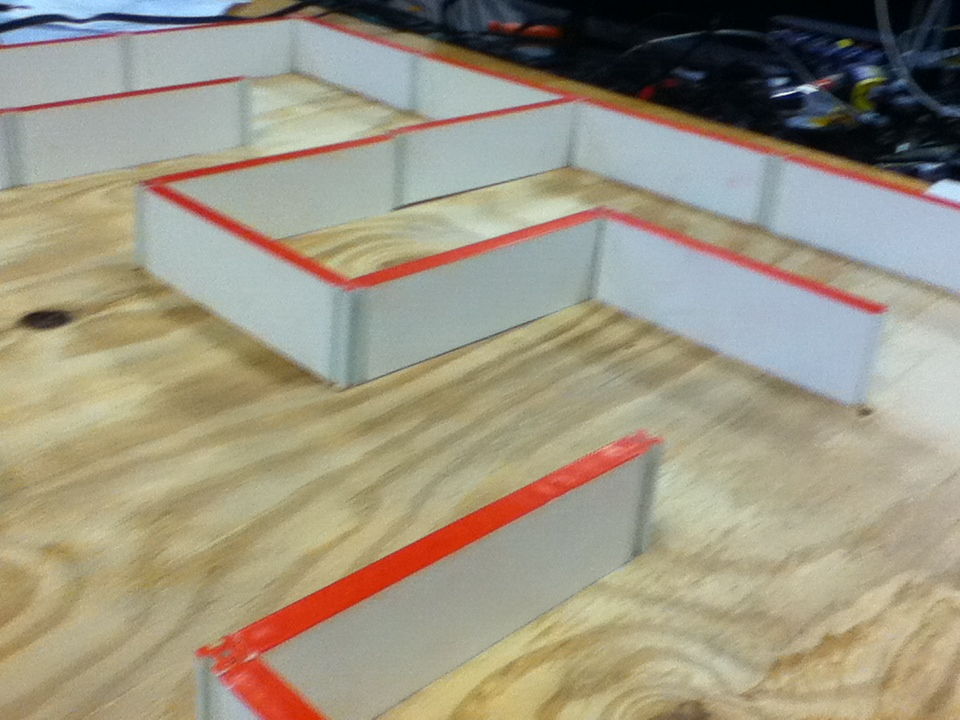
#> input picture data/m7/IMG_0293.JPG, 960 x 720 px
$ python c2.py   (older library calls are emulated)
#> lines starting #> are read from the running program, lines starting #| are printed output that depends on the picture; after the words box and inside, x2 and y2 are one past the last pixel; in counts of white or black regions, pixels touching at a corner belong together
import cv2
import numpy as np

# Get the image and convert to HSV
img = cv2.imread('../data/m7/IMG_0293.JPG',cv2.CV_LOAD_IMAGE_COLOR)
#> img is the input picture: shape (720, 960, 3); mean B, G, R 130.1, 149.5, 156.9

# Filter out the non-red pixels
lower_red = np.array([0,50,50])
upper_red = np.array([10,255,255])
hsv = cv2.cvtColor(img, cv2.COLOR_BGR2HSV)
#> hsv: shape (720, 960, 3); mean H, S, V 48.5, 69.2, 163.7
red_mask = cv2.inRange(hsv, lower_red, upper_red)
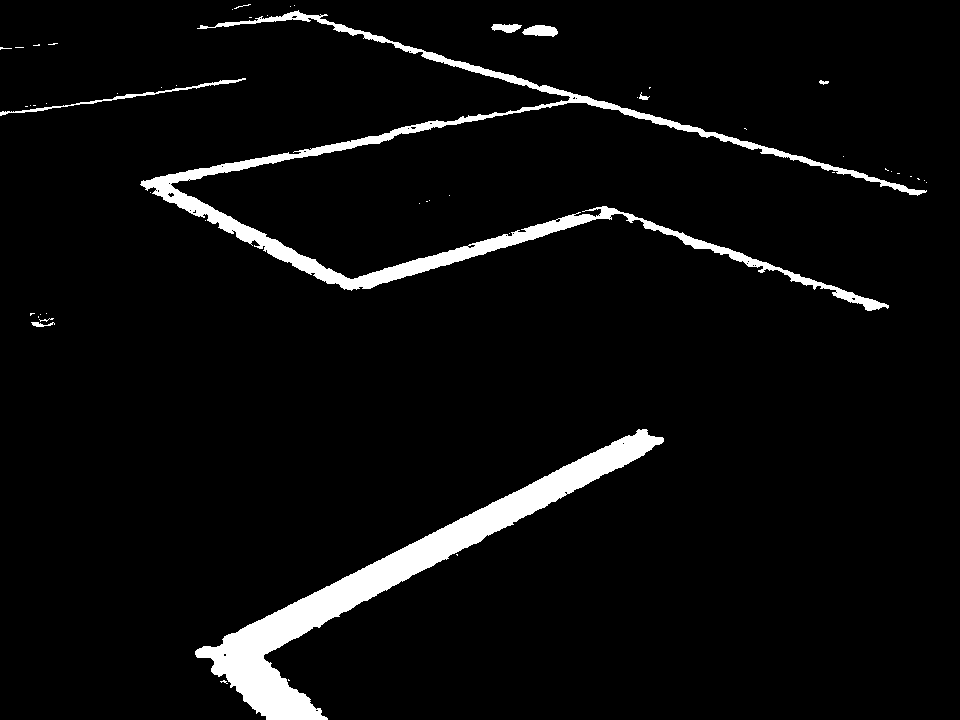
#> red_mask: shape (720, 960); 5% white; 52 white regions (42 under 20 px), largest, box (x1, y1, x2, y2) and area: (195, 429, 664, 720) 17828, (140, 10, 927, 311) 15383, (0, 78, 246, 116) 613
red_filtered = cv2.bitwise_and(img, img, mask = red_mask)
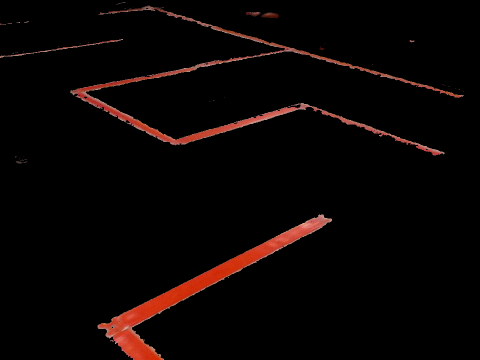
#> red_filtered: shape (720, 960, 3) (shown at 1/2 size); mean B, G, R 3, 4, 9.5

# Now dilate
d_k_s = 5 # dilation_kernel_size
dilation_kernel = np.ones((d_k_s, d_k_s), np.float32)/d_k_s**2
dilated = cv2.dilate(red_filtered, dilation_kernel, iterations = 5)
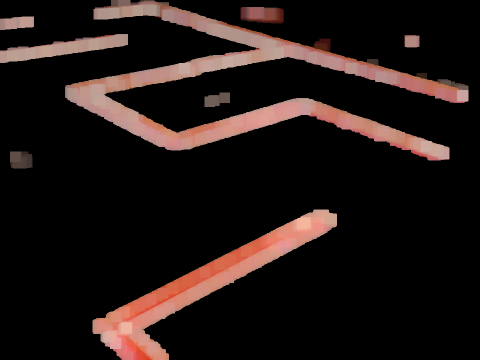
#> dilated: shape (720, 960, 3) (shown at 1/2 size); mean B, G, R 19.7, 21.9, 31.9

# Now filter out dark pixels
lower_dark = np.array([0, 0, 150])
upper_dark = np.array([255, 255, 255])
hsv_dilated = cv2.cvtColor(dilated, cv2.COLOR_BGR2HSV)
#> hsv_dilated: shape (720, 960, 3); mean H, S, V 0.9, 16, 31.9
dark_mask = cv2.inRange(hsv_dilated, lower_dark, upper_dark)
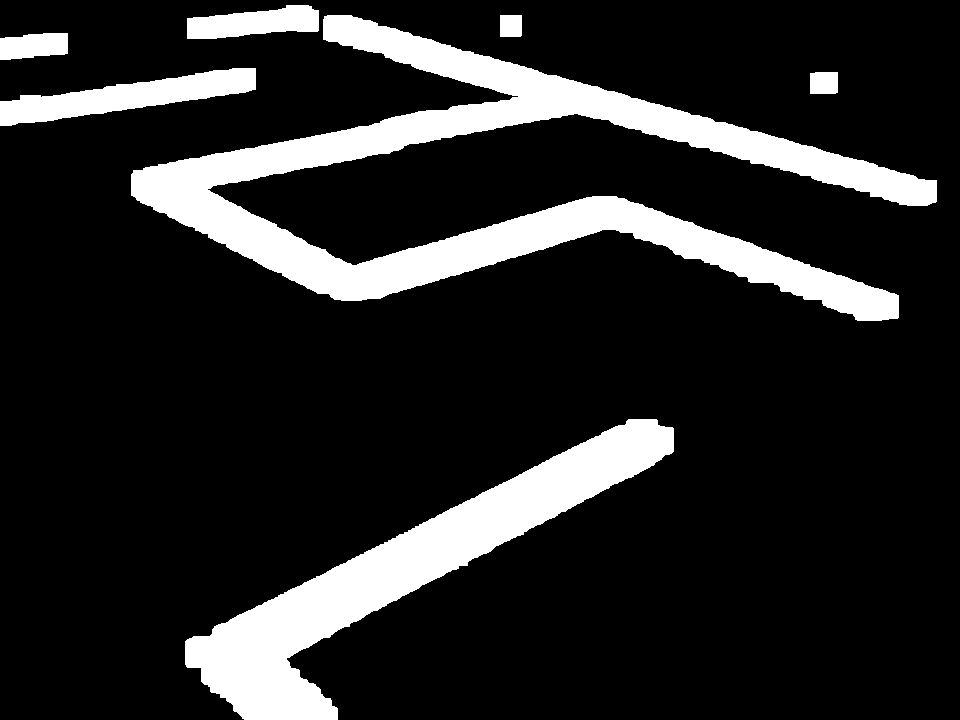
#> dark_mask: shape (720, 960); 15.4% white; 7 white regions, largest, box (x1, y1, x2, y2) and area: (131, 15, 937, 321) 60508, (185, 419, 674, 720) 33882, (0, 68, 256, 126) 6506
dark_filtered = cv2.bitwise_and(dilated, dilated, mask = dark_mask)

cv2.imshow('frame', dark_filtered)
cv2.waitKey()


#mack = cv2.morphologyEx(red, cv2.MORPH_CLOSE, kern)

b_k_s = 5 # blurring_kernel_size
kernel = np.ones((b_k_s, b_k_s), np.float32)/b_k_s**2
blurred = cv2.filter2D(dark_filtered,-1,kernel)
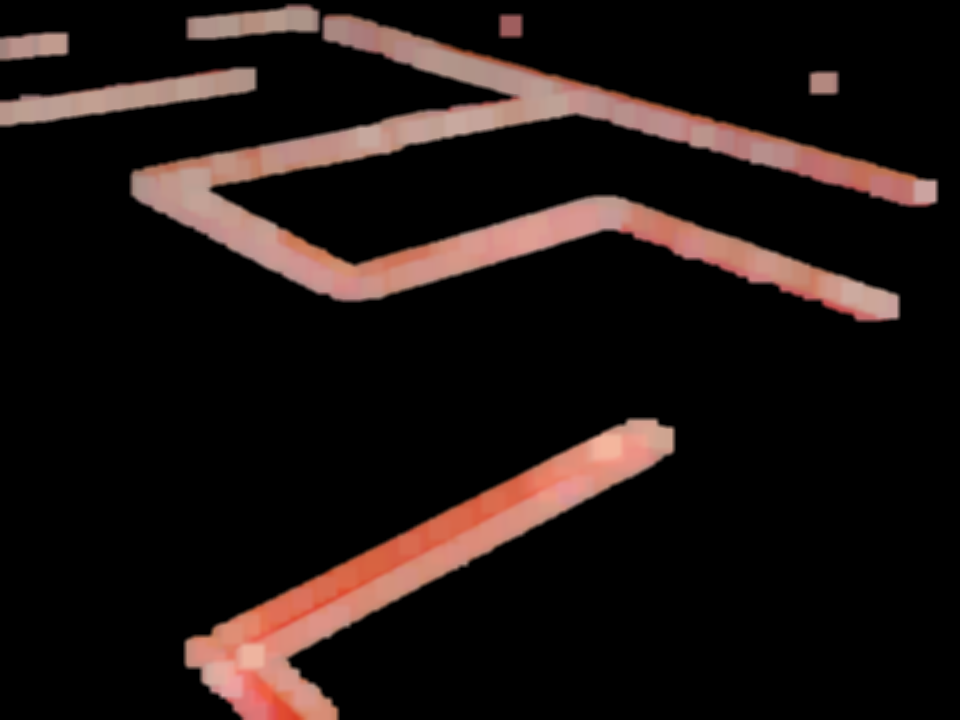
#> blurred: shape (720, 960, 3); mean B, G, R 19, 21.1, 30.7
# [12 lines of commented-out code are left out]

$ run again, with data/m7/IMG_0289.JPG copied over data/m7/IMG_0293.JPG
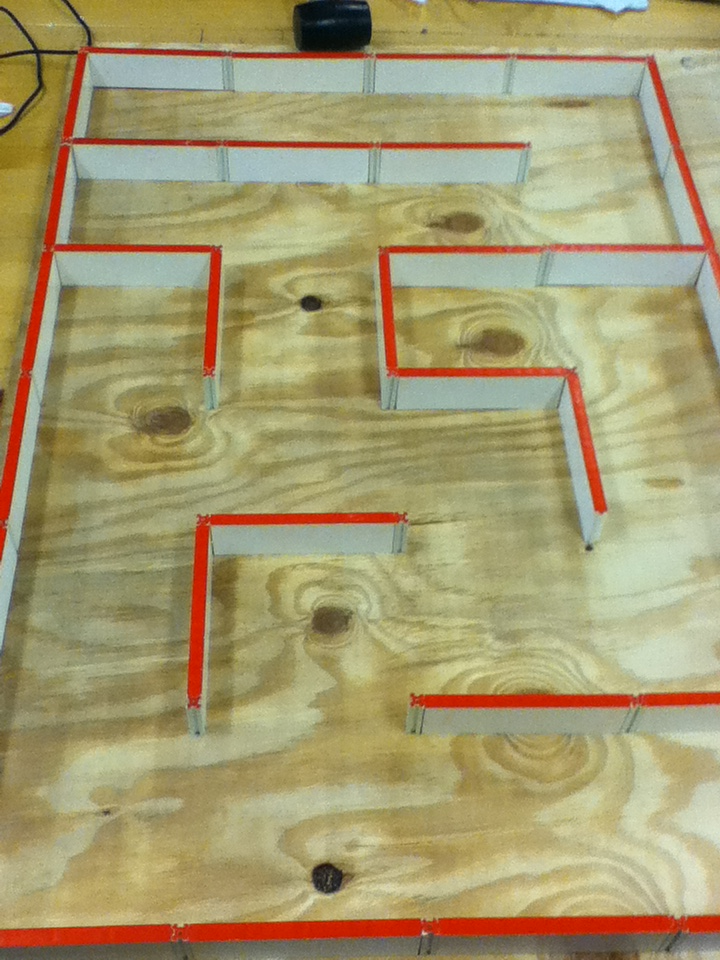
#> input picture data/m7/IMG_0289.JPG, 720 x 960 px
#> img is the input picture: shape (960, 720, 3); mean B, G, R 111.7, 154.6, 165.7
#> hsv: shape (960, 720, 3); mean H, S, V 31.7, 89.7, 169
#> `red_mask = cv2.inRange(hsv, lower_red, upper_red)`:
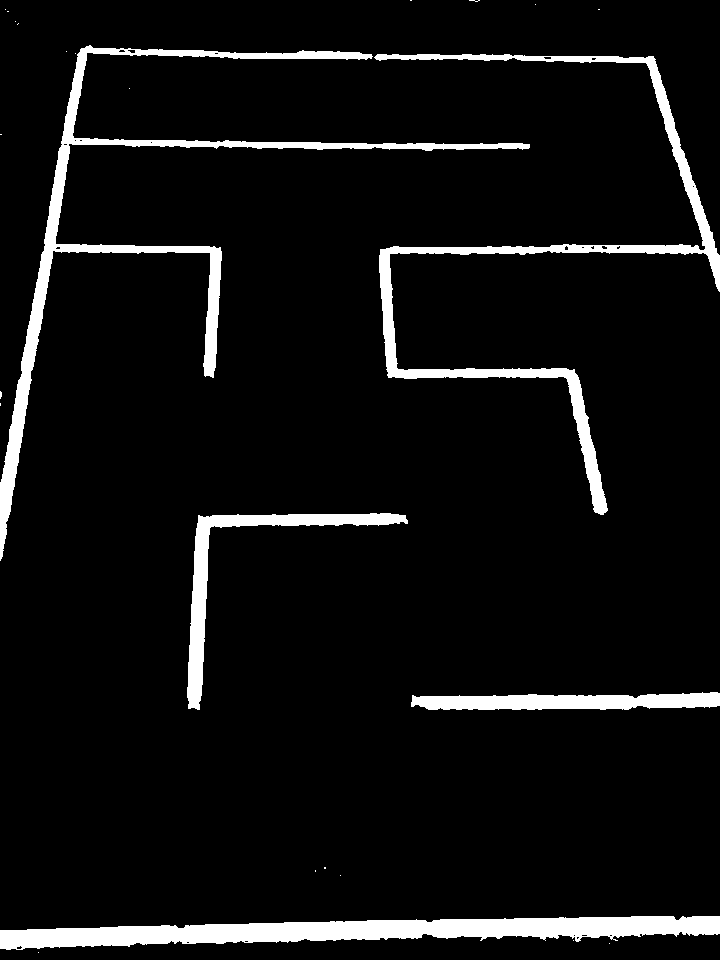
#> red_mask: shape (960, 720); 6.7% white; 25 white regions (20 under 20 px), largest, box (x1, y1, x2, y2) and area: (0, 916, 720, 950) 13459, (0, 45, 530, 561) 12911, (374, 54, 720, 515) 10874, (187, 513, 408, 710) 4926, (411, 692, 720, 710) 4215
#> hsv_dilated: shape (960, 720, 3); mean H, S, V 1.4, 26.2, 41.2
#> dark_mask: shape (960, 720); 19.6% white; 4 white regions, box (x1, y1, x2, y2) and area: (0, 38, 720, 569) 83137, (0, 906, 720, 958) 27369, (177, 503, 418, 720) 13811, (401, 682, 720, 720) 11056
#> `blurred = cv2.filter2D(dark_filtered,-1,kernel)`:
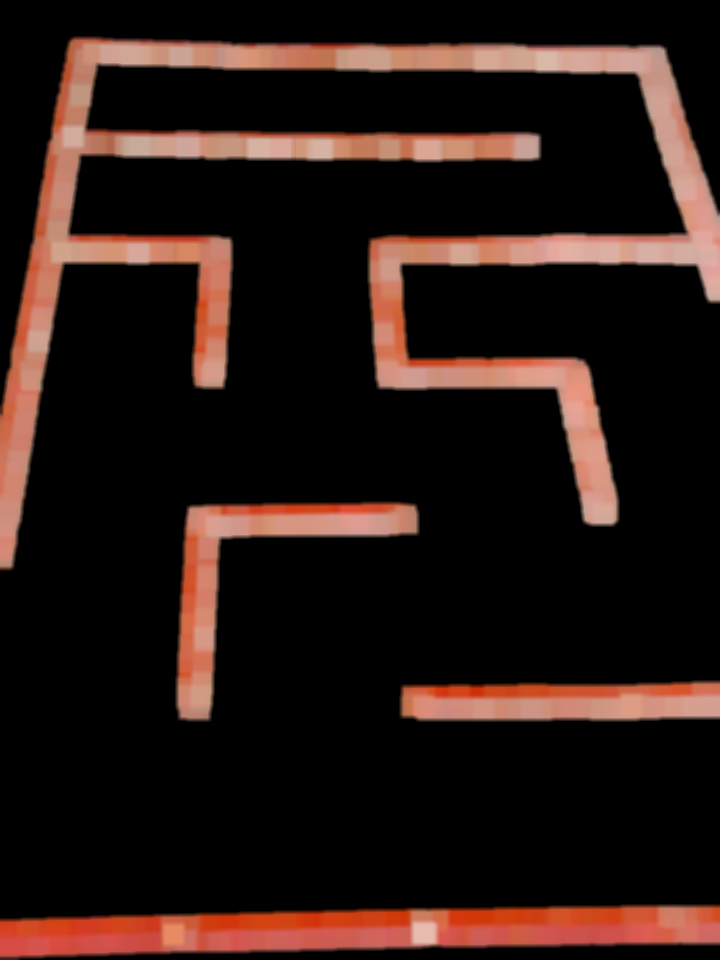
#> blurred: shape (960, 720, 3); mean B, G, R 19.8, 24.3, 40.1

$ run again, with data/m7/IMG_0290.JPG copied over data/m7/IMG_0293.JPG
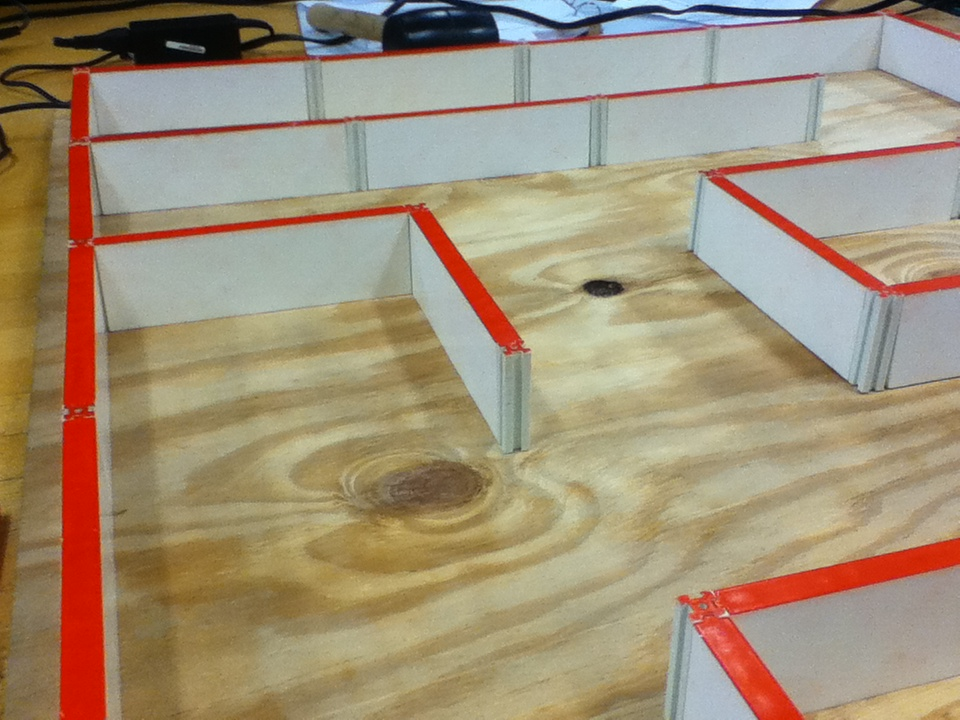
#> input picture data/m7/IMG_0290.JPG, 960 x 720 px
#> img is the input picture: shape (720, 960, 3); mean B, G, R 119.6, 144.7, 161
#> hsv: shape (720, 960, 3); mean H, S, V 40.4, 80.5, 165.9
#> `red_mask = cv2.inRange(hsv, lower_red, upper_red)`:
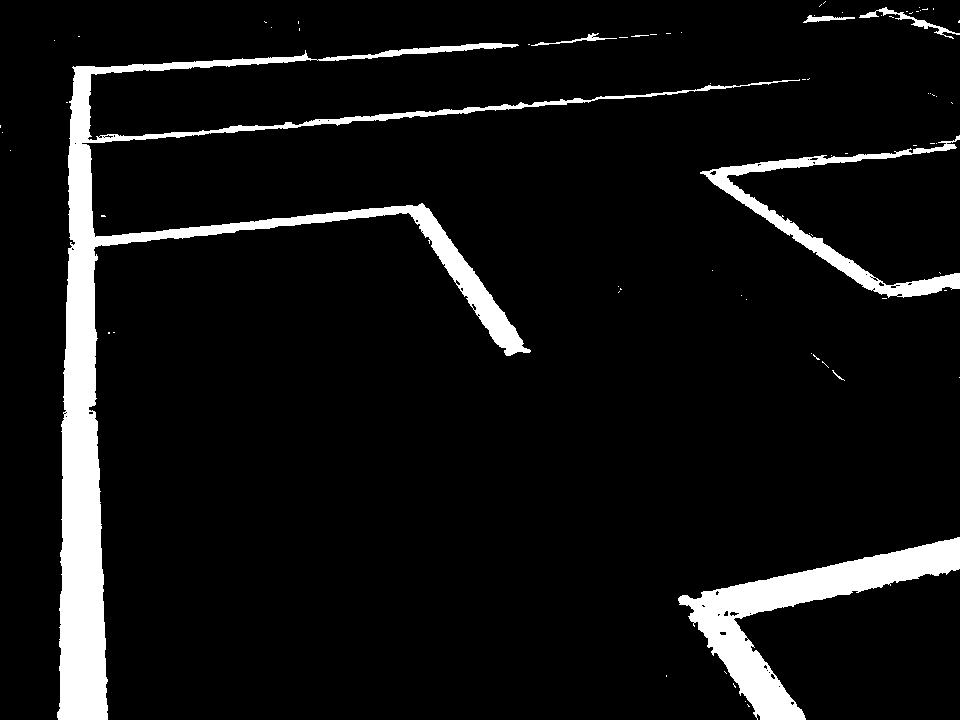
#> red_mask: shape (720, 960); 7.6% white; 73 white regions (65 under 20 px), largest, box (x1, y1, x2, y2) and area: (57, 43, 800, 720) 33157, (678, 537, 960, 720) 12906, (700, 135, 960, 298) 5305
#> hsv_dilated: shape (720, 960, 3); mean H, S, V 1.3, 22.3, 40.1
#> dark_mask: shape (720, 960); 19.1% white; 5 white regions, box (x1, y1, x2, y2) and area: (47, 22, 819, 720) 85576, (668, 527, 960, 720) 23090, (690, 125, 960, 309) 18688, (793, 0, 960, 48) 4434, (656, 665, 677, 687) 462
#> `dark_filtered = cv2.bitwise_and(dilated, dilated, mask = dark_mask)`:
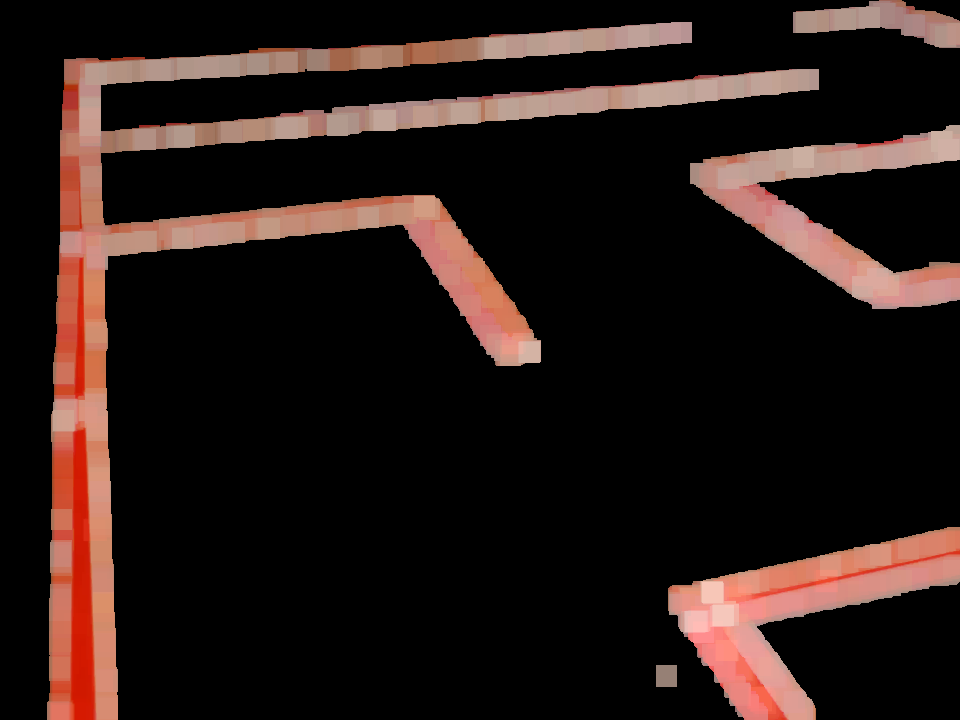
#> dark_filtered: shape (720, 960, 3); mean B, G, R 21.8, 25, 38.1
